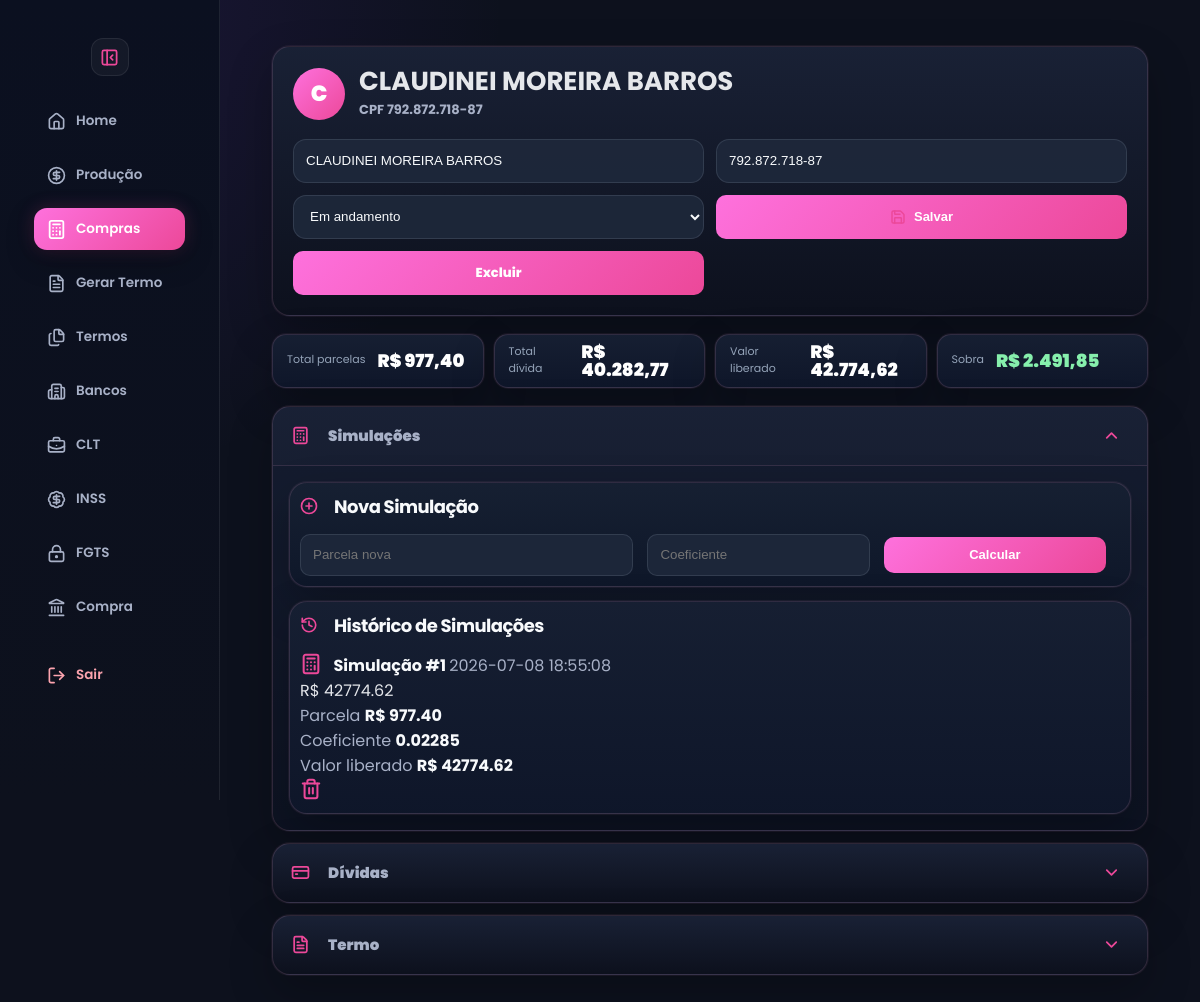
/compra-divida/cliente/22 (signed in), run on the app's committed database.
### tables this page shows
CREATE TABLE clientes_compra (
            id INTEGER PRIMARY KEY AUTOINCREMENT,
            usuario_id INTEGER,
            usuario_nome TEXT,

            nome TEXT NOT NULL,
            cpf TEXT,
            telefone TEXT,

            parcela_nova REAL DEFAULT 0,
            coeficiente REAL DEFAULT 0,
            valor_liberado REAL DEFAULT 0,

            status TEXT DEFAULT 'EM ANDAMENTO',
            data_criacao DATETIME DEFAULT CURRENT_TIMESTAMP
        , rg TEXT, profissao TEXT, endereco TEXT, numero TEXT, bairro_complemento TEXT, cidade TEXT DEFAULT 'Paraguaçu Paulista', estado TEXT DEFAULT 'SP');

CREATE TABLE simulacoes_compra (
            id INTEGER PRIMARY KEY AUTOINCREMENT,
            cliente_id INTEGER NOT NULL,

            parcela REAL DEFAULT 0,
            coeficiente REAL DEFAULT 0,
            valor_liberado REAL DEFAULT 0,

            ativo INTEGER DEFAULT 1,
            data_criacao DATETIME DEFAULT CURRENT_TIMESTAMP,

            FOREIGN KEY (cliente_id)
            REFERENCES clientes_compra(id)
        );

### app.py (the view)
@app.route("/compra-divida/cliente/<int:id>")
def abrir_cliente_compra(id):
    if not verificar_login():
        return redirect("/")
    conn = conectar()
    cursor = conn.cursor()
    cursor.execute("""
        SELECT *
        FROM clientes_compra
        WHERE id = ?
    """, (id,))
    cliente = cursor.fetchone()
    if not cliente:
        conn.close()
        return redirect("/compra-divida/clientes")
    if session.get("tipo", "").lower().strip() not in ["master", "admin", "adm"]:
        if cliente["usuario_id"] != session["usuario_id"]:
            conn.close()
            return redirect("/compra-divida/clientes")
    cursor.execute("""
        SELECT *
        FROM clientes_compra_dividas
        WHERE cliente_id = ?
        ORDER BY id DESC
    """, (id,))
    dividas = cursor.fetchall()
    cursor.execute("""
        SELECT *
        FROM simulacoes_compra
        WHERE cliente_id = ?
        ORDER BY id DESC
    """, (id,))
    simulacoes = cursor.fetchall()
    conn.close()
    total_parcelas = sum(float(d["parcela"] or 0) for d in dividas)
    total_dividas = sum(float(d["saldo"] or 0) for d in dividas)
    simulacao_principal = simulacoes[0] if simulacoes else None
    valor_liberado = float(simulacao_principal["valor_liberado"] or 0) if simulacao_principal else 0
    sobra = valor_liberado - total_dividas
    return render_template(
        "compra_divida_cliente.html",
        cliente=cliente,
        dividas=dividas,
        simulacoes=simulacoes,
        total_parcelas=total_parcelas,
        total_dividas=total_dividas,
        valor_liberado=valor_liberado,
        sobra=sobra,
        tipo=session["tipo"],
        usuario=session["usuario"]
    )

### app.py (called while the page is built)
def tema_usuario():
    if "usuario_id" not in session:
        return "rose"
    conn = conectar()
    cursor = conn.cursor()
    cursor.execute("""
        SELECT tema
        FROM usuarios
        WHERE id = ?
    """, (session["usuario_id"],))
    user = cursor.fetchone()
    conn.close()
    return user["tema"] if user and user["tema"] else "rose"

@app.context_processor
def variaveis_globais():
    return {
        "tema": tema_usuario()
    }

def conectar():
    conn = sqlite3.connect("banco.db")
    conn.row_factory = sqlite3.Row
    return conn

def verificar_login():
    return "usuario" in session

### templates/compra_divida_cliente.html (shortened to what this page needs)
<!DOCTYPE html>
<html lang="pt-br" data-theme="{{ tema }}">
<head>
<link rel="stylesheet" href="{{ url_for('static', filename='design.css') }}">
<link rel="stylesheet" href="{{ url_for('static', filename='style.css') }}">
</head>
<body>
<div class="sidebar" id="sidebar">
    <button class="toggle-btn sidebar-toggle" onclick="toggleSidebar()" title="Recolher menu">
    <i data-lucide="panel-left-close"></i>
    </button>
<a href="/home">
    <i data-lucide="home"></i>
    <span class="text">Home</span>
</a>
{% if tipo == "user" %}
<a href="/vendas">
    <i data-lucide="circle-dollar-sign"></i>
    <span class="text">Produção</span>
</a>
{% endif %}
<a href="/compra-divida/clientes" class="active">
    <i data-lucide="calculator"></i>
    <span class="text">Compras</span>
</a>
<a href="/termos">
    <i data-lucide="file-text"></i>
    <span class="text">Gerar Termo</span>
</a>
<a href="/termos/historico">
    <i data-lucide="files"></i>
    <span class="text">Termos</span>
</a>
<a href="/bancos">
    <i data-lucide="building-2"></i>
    <span class="text">Bancos</span>
</a>
<a href="/clt">
    <i data-lucide="briefcase-business"></i>
    <span class="text">CLT</span>
</a>
<a href="/inss">
    <i data-lucide="badge-dollar-sign"></i>
    <span class="text">INSS</span>
</a>
<a href="/fgts">
    <i data-lucide="lock-keyhole"></i>
    <span class="text">FGTS</span>
</a>
<a href="/compra-divida">
    <i data-lucide="landmark"></i>
    <span class="text">Compra</span>
</a>
<a href="/logout">
    <i data-lucide="log-out"></i>
    <span class="text">Sair</span>
</a>
</div>
<div class="conteudo">
<div class="page">
<div class="cliente-ficha-header">
    <div class="cliente-ficha-info">
        <div class="cliente-ficha-avatar">
            {{ cliente["nome"][0]|upper }}
        </div>
        <div>
            <h1>{{ cliente["nome"] }}</h1>
            <span>CPF {{ cliente["cpf"] or "Não informado" }}</span>
        </div>
    </div>
    <form method="POST"
          action="/compra-divida/cliente/editar/{{ cliente['id'] }}"
          class="cliente-ficha-form">
        <input
            name="nome"
            value="{{ cliente['nome'] }}"
            placeholder="Nome">
        <input
            name="cpf"
            value="{{ cliente['cpf'] }}"
            placeholder="CPF">
        <select name="status">
            <option value="EM ANDAMENTO" {% if cliente["status"] == "EM ANDAMENTO" %}selected{% endif %}>Em andamento</option>
        </select>
        <button class="btn btn-roxo">
            <i data-lucide="save"></i>
            Salvar
        </button>
        <a href="/compra-divida/cliente/excluir/{{ cliente['id'] }}"
           class="btn btn-vermelho"
           onclick="return confirm('Deseja excluir este cliente?')">
            Excluir
        </a>
    </form>
</div>
<div class="grid-resumo-compra">
    <div class="resumo-compra-card">
        <span>Total parcelas</span>
        <strong>R$ {{ "{:,.2f}".format(total_parcelas).replace(",", "X").replace(".", ",").replace("X", ".") }}</strong>
    </div>
    <div class="resumo-compra-card">
        <span>Total dívida</span>
        <strong>R$ {{ "{:,.2f}".format(total_dividas).replace(",", "X").replace(".", ",").replace("X", ".") }}</strong>
    </div>
    <div class="resumo-compra-card">
        <span>Valor liberado</span>
        <strong>R$ {{ "{:,.2f}".format(valor_liberado or 0).replace(",", "X").replace(".", ",").replace("X", ".") }}</strong>
    </div>
    <div class="resumo-compra-card {% if sobra >= 0 %}positivo{% else %}negativo{% endif %}">
        <span>{% if sobra >= 0 %}Sobra{% else %}Falta{% endif %}</span>
        <strong>R$ {{ "{:,.2f}".format(sobra or 0).replace(",", "X").replace(".", ",").replace("X", ".") }}</strong>
    </div>
</div>
<div class="compra-accordions">
<div class="compra-accordion open">
    <button type="button" class="compra-accordion-header" onclick="toggleCompraAccordion('simulacoes')">
        <span><i data-lucide="calculator"></i> Simulações</span>
        <i data-lucide="chevron-down"></i>
    </button>
    <div class="compra-accordion-content open" id="acc-simulacoes">
        <div class="box-compra compra-subbox">
            <h2><i data-lucide="plus-circle"></i> Nova Simulação</h2>
            <form method="POST"
                  action="/compra-divida/cliente/{{ cliente['id'] }}/simulacao"
                  class="form-compra-cliente">
                <input name="parcela" placeholder="Parcela nova">
                <input name="coeficiente" placeholder="Coeficiente">
                <button class="btn btn-roxo">
                    Calcular
                </button>
            </form>
        </div>
        <div class="box-compra compra-subbox">
            <h2><i data-lucide="history"></i> Histórico de Simulações</h2>
            {% for s in simulacoes %}
            <div class="simulacao-consulta-card">
                <div class="simulacao-consulta-topo">
                    <div>
                        <strong>
                            <i data-lucide="calculator"></i>
                            Simulação #{{ loop.revindex }}
                        </strong>
                        <span>
                        {{ s["data_criacao"] or s["data"] or "Sem data" }}
                        </span>
                    </div>
                    <div class="simulacao-consulta-valor">
                        R$ {{ "%.2f"|format(s["valor_liberado"] or 0) }}
                    </div>
                </div>
                <div class="simulacao-consulta-grid">
                    <div>
                        <span>Parcela</span>
                        <strong>R$ {{ "%.2f"|format(s["parcela"] or 0) }}</strong>
                    </div>
                    <div>
                        <span>Coeficiente</span>
                        <strong>{{ s["coeficiente"] or "—" }}</strong>
                    </div>
                    <div>
                        <span>Valor liberado</span>
                        <strong>R$ {{ "%.2f"|format(s["valor_liberado"] or 0) }}</strong>
                    </div>
                </div>
                <div class="simulacao-consulta-acoes">
                    <a href="/compra-divida/simulacao/excluir/{{ s['id'] }}"
                       class="btn-sim-mini excluir"
                       onclick="return confirm('Excluir simulação?')">
                        <i data-lucide="trash-2"></i>
                    </a>
                </div>
            </div>
            {% endfor %}
        </div>
    </div>
</div>
    <div class="compra-accordion">
        <button type="button" class="compra-accordion-header" onclick="toggleCompraAccordion('dividas')">
            <span><i data-lucide="credit-card"></i> Dívidas</span>
            <i data-lucide="chevron-down"></i>
        </button>
    </div>
    <div class="compra-accordion">
        <button type="button" class="compra-accordion-header" onclick="toggleCompraAccordion('termo')">
            <span><i data-lucide="file-text"></i> Termo</span>
            <i data-lucide="chevron-down"></i>
        </button>
    </div>
</div>
</body>
</html>

### data on the page
clientes_compra: nome "C", nome "CLAUDINEI MOREIRA BARROS", cpf "792.872.718-87", status "Em andamento"
simulacoes_compra: valor_liberado "42.774,62", data_criacao "2026-07-08 18:55:08", valor_liberado "42774.62", parcela "977.40", coeficiente "0.02285"
